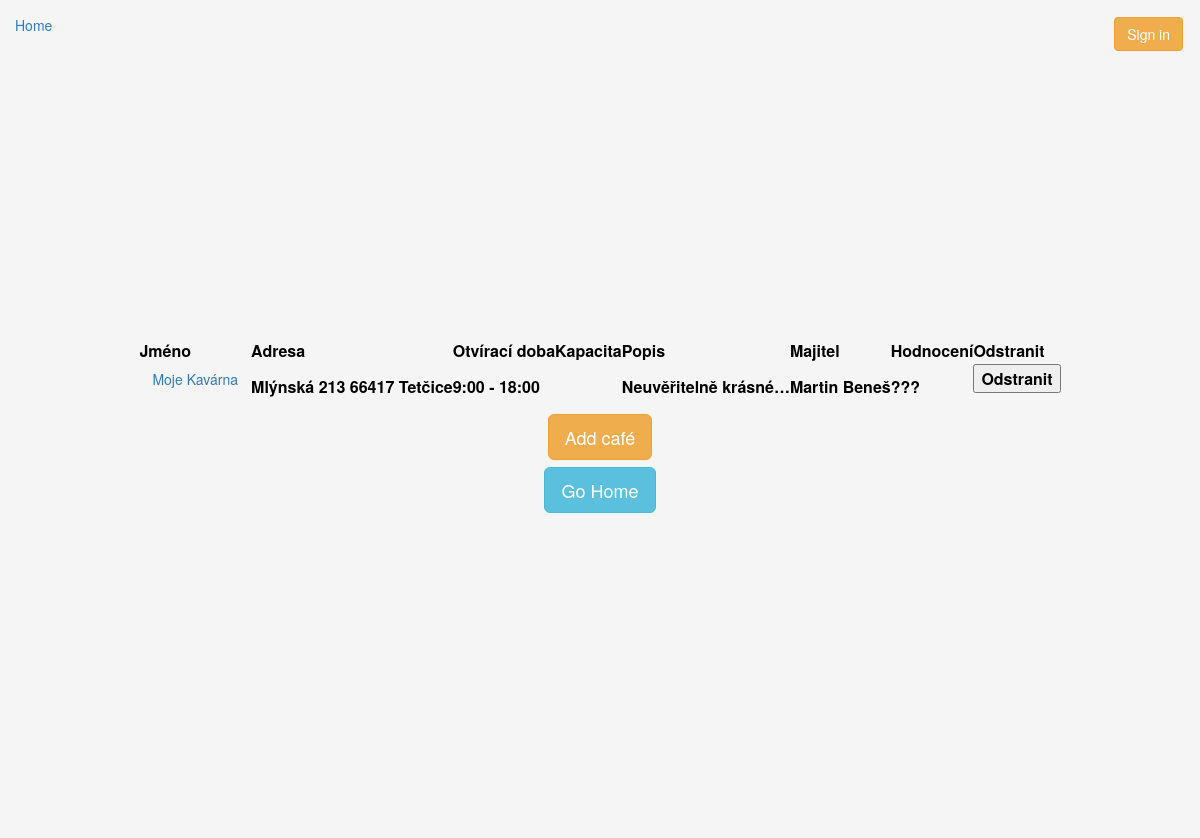
Page /cafes/ on the earlier database version.
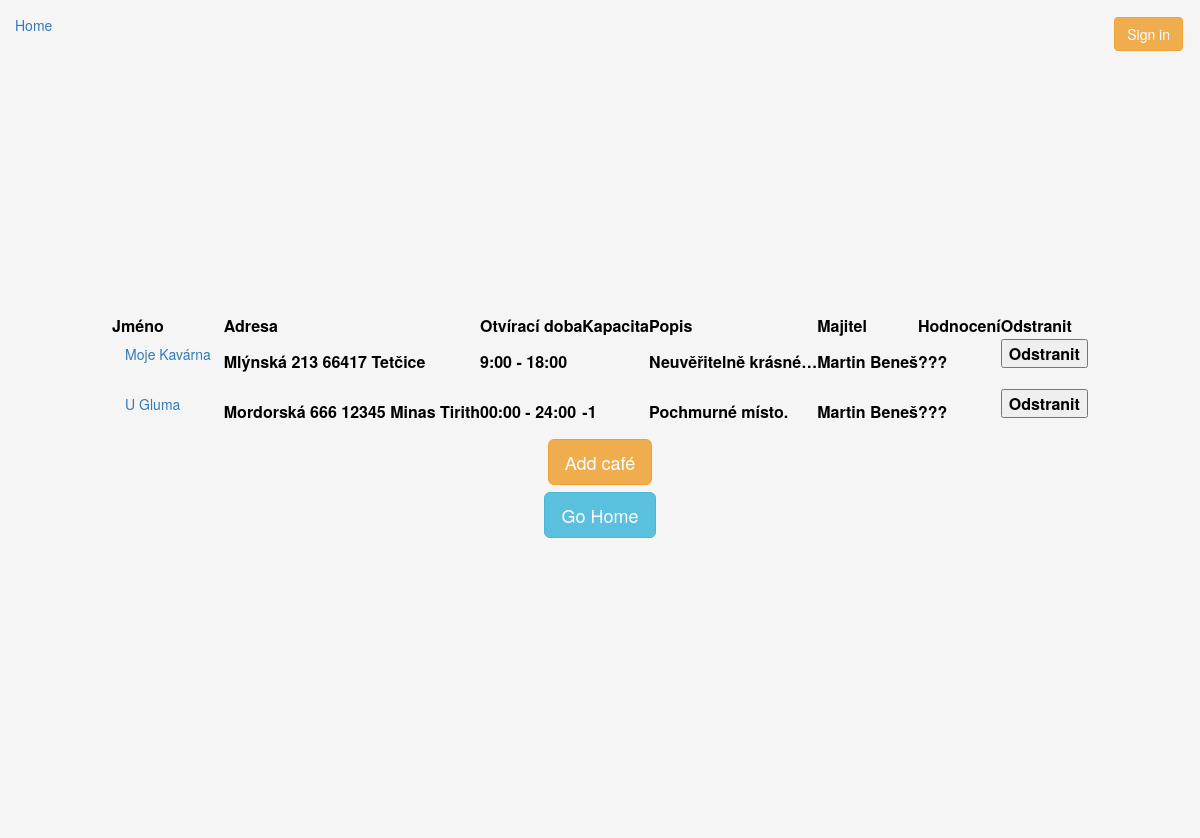
Same page on the later database version.
### kavarna/models.py (models this page shows, shortened)
class Cafe(models.Model):
    name = models.CharField(max_length=64)
    street = models.CharField(max_length=64, blank=True, null=True)
    housenumber = models.PositiveIntegerField(blank=True, null=True)
    city = models.CharField(max_length=64, blank=True, null=True)
    psc = models.CharField(max_length=64, blank=True, null=True)
    opensAt = models.CharField(max_length=64, blank=True, null=True)
    closesAt = models.CharField(max_length=64, blank=True, null=True)
    capacity = models.PositiveSmallIntegerField(blank=True, null=True, default=0)
    description = models.TextField(blank=True, null=True)
    owner = models.ForeignKey(User, on_delete=models.CASCADE)
    offers_coffee = models.ManyToManyField(Coffee)

### kavarna/views.py (the view)
# urls.py: path('cafes/', views.cafes, name='cafes'),
def cafes(request):
    d = generateDict(request)
    if 'message' in d:
        return errLogout(request, d)
    if request.method == 'POST':
        pk = request.POST.get('pk')
        models.Cafe.objects.get(pk=pk).delete()
        return HttpResponseRedirect('')
    d['cafes_list'] = models.Cafe.objects.all()
    d['users_list'] = User.objects.all()
    d['drinkers_list'] = models.Drinker.objects.all()
    return render(request, "cafes.html", d)

### kavarna/core.py (called while the page is built)
def generateDict(request):
    try:
        email = request.COOKIES['user']
        if User.objects.get(email=email) != None:
            d = {'loggeduser'    : User.objects.get(email=email),
                 'loggeddrinker' : models.Drinker.getData(email) }
        else:
            d = {'message'   : 'Unknown user'}
    except:
        d = {}
    d['key'] = request.GET.get('key', '')
    return d

### kavarna/templates/cafes.html (shortened to what this page needs)
{% extends "titlepage.html" %}
{% block content %}
<table>
    <tr>
        <th>Jméno</th>
        <th>Adresa</th>
        <th>Otvírací doba</th>
        <th>Kapacita</th>
        <th>Popis</th>
        <th>Majitel</th>
        <th>Hodnocení</th>
        <th>Odstranit</th>
    </tr>
    {% for a in cafes_list %}
    <tr>
        <th>
            <form method="get" action="/cafe">
                <button class="btn btn-link" type="Submit">{{a.name}}</button>
            </form>
        </th>
        <th>{{a.street|default:""}} {{a.housenumber|default:""}} {{a.psc|default:""}} {{a.city|default:""}}</th>
        <th>{{a.opensAt|default:"???"}} - {{a.closesAt|default:"???"}}</th>
        <th>{{a.capacity|default:""}}</th>
        <th>{{a.description|default:""|truncatechars:20}}</th>
        <th>{{a.owner.first_name}} {{a.owner.last_name}}</th>
        <th>???</th>
        <th>
            <form method="post" action="">{% csrf_token %}
                <button type="Submit">Odstranit</button>
            </form>
        </th>
    </tr>
    {% endfor %}
</table>
<div class="row hcentralize">
    <a href="{% url 'addcafe' %}"><button class="btn btn-lg btn-warning" type="submit">Add café</button></a>
</div>
<div class="row hcentralize">
    <a href="{% url '' %}"><button class="btn btn-lg btn-info" type="submit">Go Home</button></a>
</div>
{% endblock %}

### kavarna/templates/titlepage.html
{% extends "base.html" %}
{% block maincontent %}
<div class="row vertical-center hcentralize ">
    <div class="col">
        {% block content %}
        {% endblock %}
    </div>
</div>
{% endblock %}

### kavarna/templates/base.html (shortened to what this page needs)
<html>
    <head>
        <link rel="stylesheet" href="https://maxcdn.bootstrapcdn.com/bootstrap/3.3.7/css/bootstrap.min.css">
        {% load static %}
        <link rel = "stylesheet" type = "text/css" href = "{% static 'kavarna/styles.css' %}">
    </head>
    <body class="backgrounder">
        <div class="panel-body">
            <div class="row">
                <div class="col-xs-12">
                    {% block homelink %}
                        <div class="col pull-left" style="margin-top: 0;">
                            <a href="{% url '' %}">Home</a>
                        </div>
                    {% endblock %}
                    <div class="col pull-right" style="margin-top: 0;">
                            {% if loggeduser %}
                            <div class="dropdown">
                                <button class="btn dropdown-toggle" type="button" data-toggle="dropdown">
                                {{ loggeduser.first_name }} {{ loggeduser.last_name }}
                                <span class="caret"></span></button>
                                <ul class="dropdown-menu">
                                    <li><a href="{% url 'profile' %}?user={{ loggeduser.pk }}">Zobrazit profil</a></li>
                                    <li><a href="{% url 'logout' %}">Logout</a></li>
                                </ul>
                            </div>
                            {% else %}
                            <a href="{% url 'signin' %}">
                                <button class="btn btn-warning" type="button">
                                Sign in
                                </button>
                            </a>
                            {% endif %}
                    </div>
                </div>
            </div>
        </div>
        <div class="container-fluid">
            {% block maincontent %}
            {% endblock %}
        </div>
        <div class="container-fluid" style="padding-top: 50px">
    </body>
</html>

### kavarna/static/kavarna/styles.css (style rules this page uses)
html, body { height: 100%; }
.backgrounder { background-color: #f5f5f5; color: black; }
.hcentralize { display: -ms-flexbox; display: -webkit-box; display: flex; -ms-flex-align: center; -ms-flex-pack: center; -webkit-box-align: center; -webkit-box-pack: center; justify-content: center; }
input, .btn-warning, .btn-primary { margin: 2px; }
.btn-info { margin: 5px; }
.vertical-center { min-height: 90%; min-height: 90vh; display: flex; align-items: center; }

Differences in the rows shown:
added Cafe: name "U Gluma", street "Mordorská", housenumber "666", psc "12345", city "Minas Tirith", opensAt "00:00", closesAt "24:00", capacity "-1", description "Pochmurné místo.", owner.first_name "Martin", owner.last_name "Beneš"
